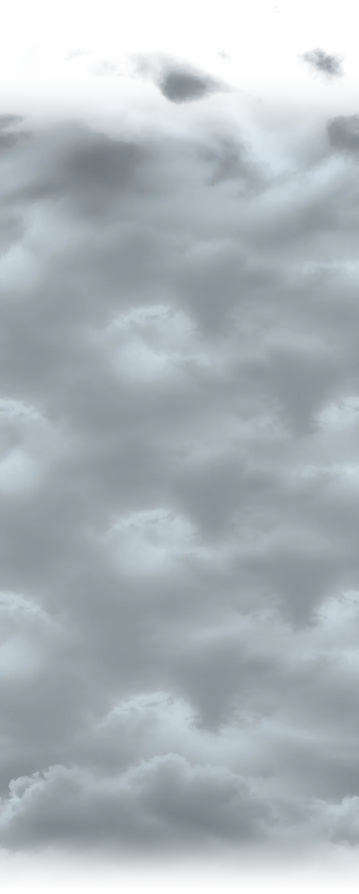
#> input picture tools/clouds-plain.webp, 717 x 1788 px (shown at 1/2 size)
$ python clouds_cutout.py clouds-plain.webp clouds-solid.webp
#> lines starting #> are read from the running program, lines starting #| are printed output that depends on the picture
"""Makes public/clouds.webp from the storm cloud photo whose "transparent" top is a
checkerboard printed into the picture: finds the checkerboard by its pattern, makes
it transparent, paints out the outline left around the clouds, softens the edge and
fades the bottom (where the video starts). Needs numpy, scipy and Pillow.

    python tools/clouds_cutout.py <photo> <out.png>
    cwebp -q 82 -alpha_q 90 <out.png> -o public/clouds.webp
"""
import sys
import numpy as np
from PIL import Image
from scipy import ndimage as nd

src, dst = sys.argv[1], sys.argv[2]
a = np.asarray(Image.open(src).convert("RGB")).astype(np.float32)
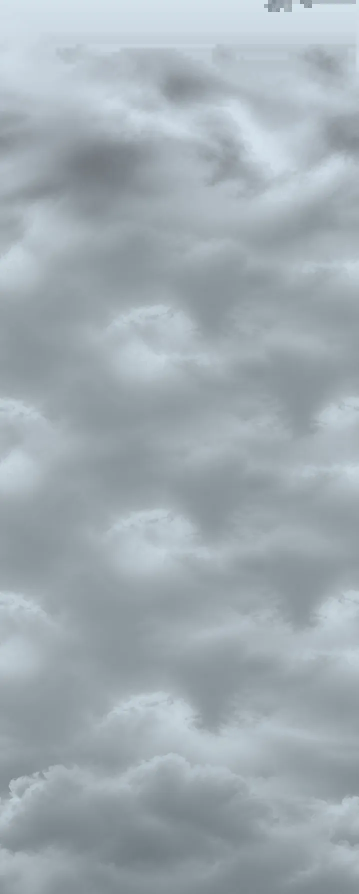
#> a: shape (1788, 717, 3) float32 (shown at 1/2 size); mean R, G, B 160.8, 171.6, 177.8
g = a.mean(2)
H, W = g.shape
#> H = 1788; W = 717

# Checkerboard: about half its pixels are the darker squares (~242), with sharp
# edges between squares, and it is bright overall. Soft cloud is none of these.
squares = ((g >= 237) & (g <= 248)).astype(np.float32)
#> squares: shape (1788, 717) float32; every value is 0
share = nd.uniform_filter(squares, 25)
edges = nd.uniform_filter(np.abs(np.diff(g, axis=1, append=g[:, -1:])) + np.abs(np.diff(g, axis=0, append=g[-1:])), 25)
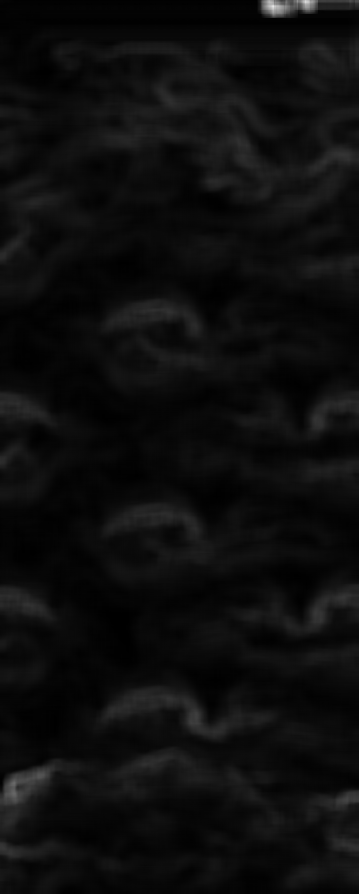
#> edges: shape (1788, 717) float32 (shown at 1/2 size); min 0, max 13.74, mean 0.726; drawn with min black and max white
checker = (share > 0.25) & (share < 0.8) & (edges > 1.2) & (nd.uniform_filter(g, 25) > 243)
#> checker: shape (1788, 717) bool; every value is 0
checker = nd.binary_closing(checker, iterations=6)
lab, n = nd.label(checker)
#> n = 0
sizes = nd.sum(checker, lab, range(1, n + 1))
#> sizes = empty array
sky = np.zeros_like(checker)
for i, size in enumerate(sizes, 1):
    if size > 5000 and np.any(lab[:60] == i):  # big areas reaching the top
        sky |= lab == i
#> this loop made 0 passes
sky = nd.binary_fill_holes(sky)
cut = nd.binary_dilation(sky, iterations=8)  # includes the drawn outline

# Leftovers of the outline: small grey specks on the white cloud near the edge.
band = nd.binary_dilation(cut, iterations=110) & ~cut
for limit, max_size in ((246, 600), (225, 80)):
    dark = band & (g < limit)
    lab, n = nd.label(dark)
    sizes = nd.sum(dark, lab, range(1, n + 1))
    small = nd.binary_dilation(np.isin(lab, np.where(sizes < max_size)[0] + 1), iterations=3)
    a[small] = 253
    g = a.mean(2)
#> this loop made 2 passes
#> n on passes 1 to 2: 0, 0
# Any dot still clearly darker than its surroundings there.
dots = nd.binary_dilation(band & (nd.median_filter(g, 11) - g > 10), iterations=2)
a[dots] = 253

# Soft, slightly irregular edge; bottom melts away into the video.
rng = np.random.default_rng(5)
noise = nd.gaussian_filter(rng.random((H, W)).astype(np.float32), 6)
noise = (noise - noise.min()) / (noise.max() - noise.min())
soft = nd.gaussian_filter(cut.astype(np.float32), 9)
alpha = np.clip(1 - soft * 1.6 + (noise - 0.5) * 0.5 * (soft > 0.02) * (soft < 0.9), 0, 1)
#> alpha: shape (1788, 717) float32; every value is 1
alpha[nd.binary_erosion(cut, iterations=6)] = 0
v = np.linspace(0, 1, H)[:, None]
#> v = 1788 values from 0 to 1
t = np.clip((v - 0.8) / 0.2, 0, 1)
#> t = 1788 values from 0 to 1
alpha *= 1 - t * t * (3 - 2 * t)
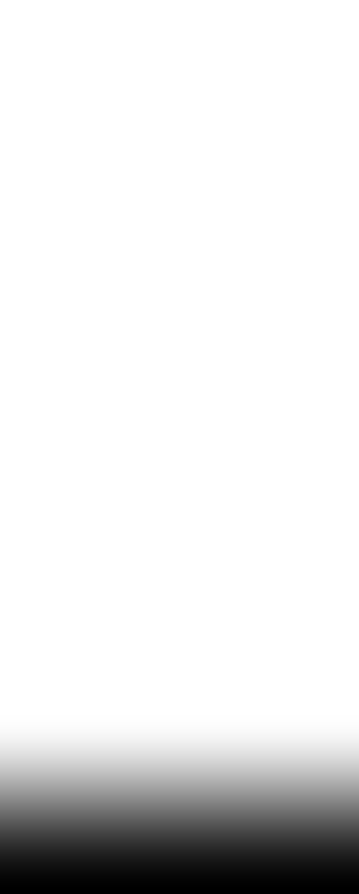
#> alpha: shape (1788, 717) float32 (shown at 1/2 size); min 0, max 1, mean 0.9

rgb = a * np.array([0.9, 0.93, 0.96], np.float32)  # a touch of the slate sky
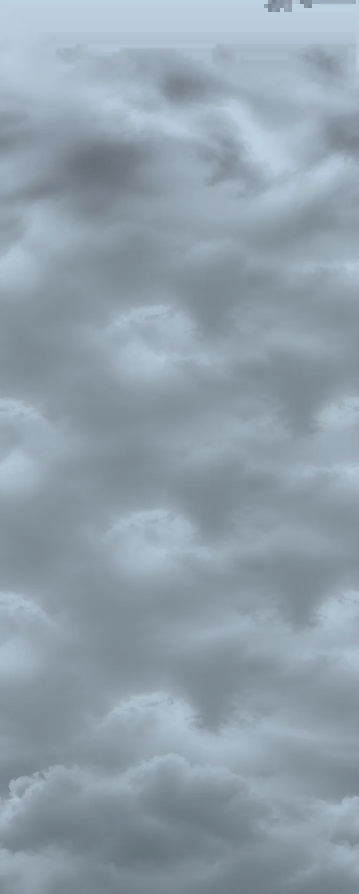
#> rgb: shape (1788, 717, 3) float32 (shown at 1/2 size); mean R, G, B 144.7, 159.4, 170.7
Image.fromarray(np.dstack([rgb, alpha * 255]).clip(0, 255).astype(np.uint8), "RGBA").save(dst)
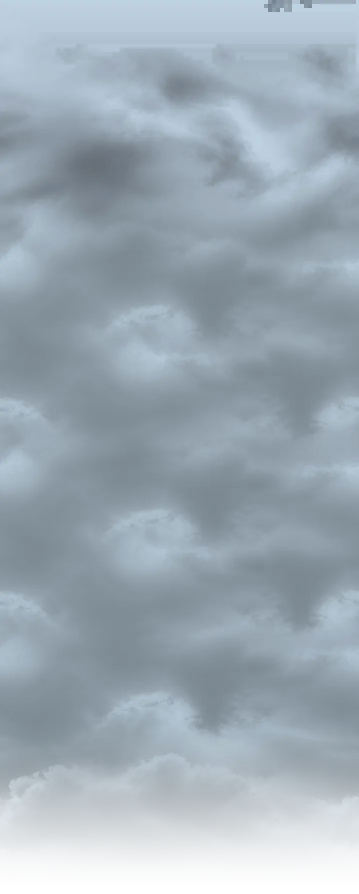
#> saved as clouds-solid.webp: PIL image 717x1788 RGBA (shown at 1/2 size); mean R, G, B, A 144.2, 159, 170.2, 229.3; transparent parts drawn white
